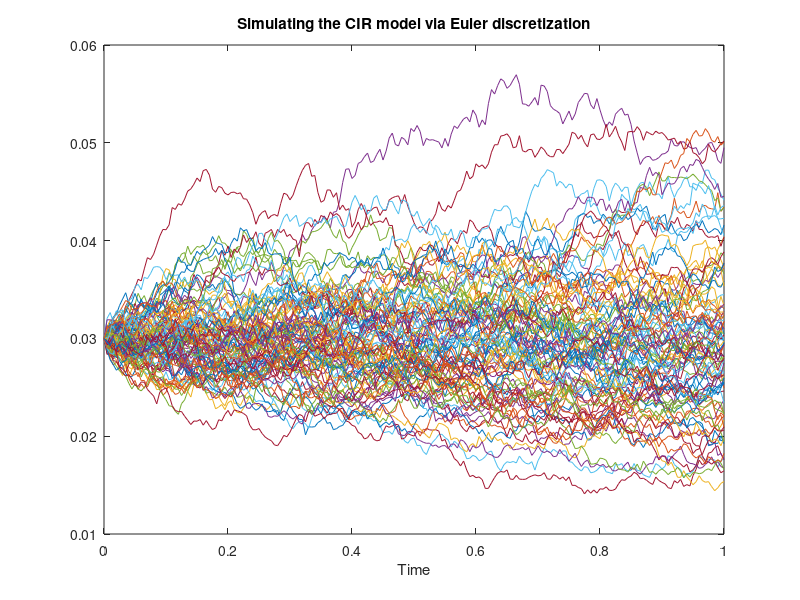

MATLAB code to generate this figure:
%%%%%%%%%%%%%%%%%%%%%%%%%%%%%%%%%%%%%%%%%%%%%%%%%%%%%%%%%
%%%%%SIMULATING THE CIR MODEL: EULER DISCRETIZATION %%%%%
%%%%%%%%%%%%%%%%%%%%%%%%%%%%%%%%%%%%%%%%%%%%%%%%%%%%%%%%%
clear all; clc;
%Model parameters
alpha=0.01; sigma=0.05; Xt=0.03; mu=0.05;
%Simulation parameters
nstep=200; horizon=1;nsimul=100;
dt=horizon/nstep;
Xall=[];%variable to store simulated values
for j=1:nsimul
  X=zeros(nstep+1,1); X(1)=Xt;
  for i=1:nstep
    X(i+1)=X(i)+ alpha*(mu-X(i))*dt+...
    sigma *sqrt(X(i)*dt)*randn;
  end
  Xall=[Xall, X];
end
h=figure('Color',[1 1 1]);
plot(dt*[0:nstep]',Xall)
xlabel('Time')
title('Simulating the CIR model via Euler discretization')
print(h,'??dpng','FigshortrateCIR Euler')